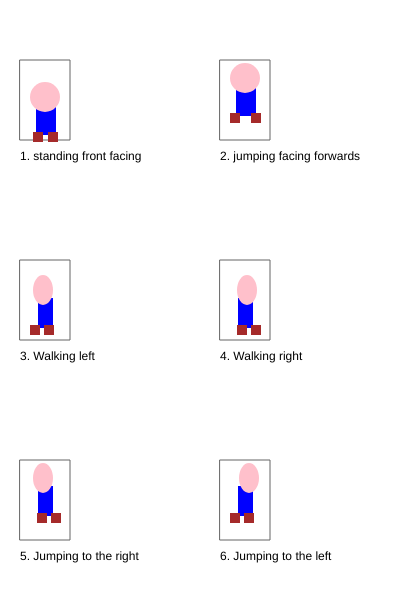
Frame 1 (no input)
Frame 60 (no input): identical to frame 1, image omitted
Frame 120 (the mouse pressed at the canvas centre since frame 60): identical to frame 1, image omitted

The p5.js sketch that drew this single still picture (run headless with seeded random() and noise() and a simulated clock; from frame 60 on, the mouse is pressed at the canvas centre):

// p5.js sketch
// ── sketch.js
/*

The Game Project

2 - Game character

Use p5 drawing functions such as rect, ellipse, line, triangle and
point to draw the different states of your game character.

Write the code so that your character appears inside the box for each
state.

IMPORTANT: For each box the variables gameChar_x & gameChar_y are set to the bottom
center of the box. You must combine these variables with arithmetic to
determine the position of each shape that you draw. This will later allow
you to adjust the position of your game character.

Each state is worth two marks:

//standing front facing = 2
//jumping facing forwards = 2
//walking left = 2
//walking right = 2
//jumping left and jumping right = 2

0 marks = not a reasonable attempt
1 mark = attempted but it lacks detail and you didn't use gameChar_x and gameChar_y correctly
2 marks = you've used a selction of shape functions and made consistent use of gameChar_x and gameChar_y

WARNING: Do not get too carried away. If you're character takes more than 5 lines
of code to draw then you've probably over done it.

** Only submit your sketch.js **

*/

var gameChar_x = 0;
var gameChar_y = 0;

function setup()
{
	createCanvas(400, 600);
}

function draw()
{
	background(255);

	//Standing, facing frontwards

	stroke(100);
	noFill();
	rect(20, 60, 50, 80);
	noStroke();
	fill(0);
	text("1. standing front facing", 20, 160);

	gameChar_x = 45;
	gameChar_y = 97;
	//Add your code here ...
	fill("blue");
	rect(gameChar_x-9, gameChar_y+8, 20, 30);
	fill("pink");
	ellipse(gameChar_x, gameChar_y, 30);
	fill("brown");
	rect(gameChar_x+3, gameChar_y+35, 10,10);
	rect(gameChar_x-12, gameChar_y+35, 10,10);
	
	
	//Jumping facing forwards
	stroke(100);
	noFill();
	rect(220, 60, 50, 80);
	noStroke();
	fill(0);
	text("2. jumping facing forwards", 220, 160);

	gameChar_x = 245;
	gameChar_y = 78;
	//Add your code here ...
	fill("blue");
	rect(gameChar_x-9, gameChar_y+8, 20, 30);
	fill("pink");
	ellipse(gameChar_x, gameChar_y, 30);
	fill("brown");
	rect(gameChar_x+6, gameChar_y+35, 10,10);
	rect(gameChar_x-15, gameChar_y+35, 10,10);

	//Walking, turned left
	stroke(100);
	noFill();
	rect(20, 260, 50, 80);
	noStroke();
	fill(0);
	text("3. Walking left", 20, 360);

	gameChar_x = 45;
	gameChar_y = 290;
	//Add your code here ...
	
	fill("blue");
	rect(gameChar_x-7, gameChar_y+8, 15, 30);
	fill("pink");
	ellipse(gameChar_x-2, gameChar_y, 20, 30);
	fill("brown");
	rect(gameChar_x-1, gameChar_y+35, 10,10);
	rect(gameChar_x-15, gameChar_y+35, 10,10);

	//Walking, turned right
	stroke(100);
	noFill();
	rect(220, 260, 50, 80);
	noStroke();
	fill(0);
	text("4. Walking right", 220, 360);

	gameChar_x = 245;
	gameChar_y = 290;
	//Add your code here ...
	fill("blue");
	rect(gameChar_x-7, gameChar_y+8, 15, 30);
	fill("pink");
	ellipse(gameChar_x+2, gameChar_y, 20, 30);
	fill("brown");
	rect(gameChar_x+6, gameChar_y+35, 10,10);
	rect(gameChar_x-8, gameChar_y+35, 10,10);

	//Jumping right
	stroke(100);
	noFill();
	rect(20, 460, 50, 80);
	noStroke();
	fill(0);
	text("5. Jumping to the right", 20, 560);

	gameChar_x = 45;
	gameChar_y = 478;
	//Add your code here ...
		fill("blue");
	rect(gameChar_x-7, gameChar_y+8, 15, 30);
	fill("pink");
	ellipse(gameChar_x-2, gameChar_y, 20, 30);
	fill("brown");
	rect(gameChar_x+6, gameChar_y+35, 10,10);
	rect(gameChar_x-8, gameChar_y+35, 10,10);

	//Jumping to the left
	stroke(100);
	noFill();
	rect(220, 460, 50, 80);
	noStroke();
	fill(0);
	text("6. Jumping to the left", 220, 560);

	gameChar_x = 245;
	gameChar_y = 478;
	//Add your code here ...
	fill("blue");
	rect(gameChar_x-7, gameChar_y+8, 15, 30);
	fill("pink");
	ellipse(gameChar_x+4, gameChar_y, 20, 30);
	fill("brown");
	rect(gameChar_x-1, gameChar_y+35, 10,10);
	rect(gameChar_x-15, gameChar_y+35, 10,10);

}
